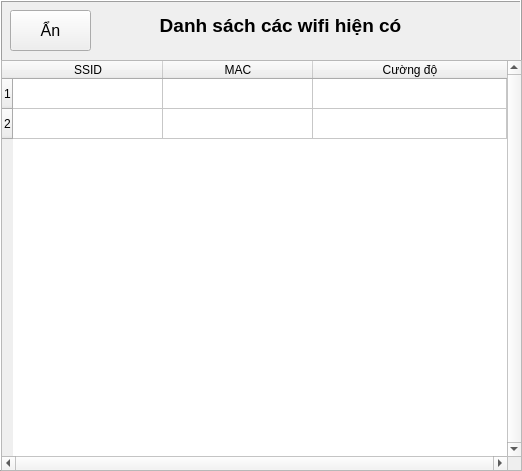
    <widget class="QFrame" name="frame_wifi">
     <property name="geometry">
      <rect>
       <x>369</x>
       <y>0</y>
       <width>522</width>
       <height>471</height>
      </rect>
     </property>
     <property name="autoFillBackground">
      <bool>true</bool>
     </property>
     <property name="frameShape">
      <enum>QFrame::Box</enum>
     </property>
     <property name="frameShadow">
      <enum>QFrame::Raised</enum>
     </property>
     <widget class="QPushButton" name="bt_backWifi">
      <property name="geometry">
       <rect>
        <x>10</x>
        <y>10</y>
        <width>81</width>
        <height>41</height>
       </rect>
      </property>
      <property name="font">
       <font>
        <pointsize>12</pointsize>
        <weight>50</weight>
        <bold>false</bold>
       </font>
      </property>
      <property name="text">
       <string>Ẩn</string>
      </property>
     </widget>
     <widget class="QLabel" name="lb_listWifi">
      <property name="geometry">
       <rect>
        <x>140</x>
        <y>10</y>
        <width>281</width>
        <height>31</height>
       </rect>
      </property>
      <property name="font">
       <font>
        <pointsize>14</pointsize>
        <weight>75</weight>
        <bold>true</bold>
       </font>
      </property>
      <property name="autoFillBackground">
       <bool>false</bool>
      </property>
      <property name="frameShape">
       <enum>QFrame::NoFrame</enum>
      </property>
      <property name="lineWidth">
       <number>1</number>
      </property>
      <property name="midLineWidth">
       <number>0</number>
      </property>
      <property name="text">
       <string>Danh sách các wifi hiện có</string>
      </property>
      <property name="scaledContents">
       <bool>false</bool>
      </property>
      <property name="alignment">
       <set>Qt::AlignCenter</set>
      </property>
      <property name="wordWrap">
       <bool>false</bool>
      </property>
      <property name="openExternalLinks">
       <bool>false</bool>
      </property>
     </widget>
     <widget class="QTableWidget" name="tb_listWifi">
      <property name="geometry">
       <rect>
        <x>1</x>
        <y>60</y>
        <width>521</width>
        <height>411</height>
       </rect>
      </property>
      <property name="sizePolicy">
       <sizepolicy hsizetype="Expanding" vsizetype="Expanding">
        <horstretch>0</horstretch>
        <verstretch>0</verstretch>
       </sizepolicy>
      </property>
      <property name="verticalScrollBarPolicy">
       <enum>Qt::ScrollBarAlwaysOn</enum>
      </property>
      <property name="horizontalScrollBarPolicy">
       <enum>Qt::ScrollBarAlwaysOn</enum>
      </property>
      <property name="showGrid">
       <bool>true</bool>
      </property>
      <property name="gridStyle">
       <enum>Qt::SolidLine</enum>
      </property>
      <property name="sortingEnabled">
       <bool>false</bool>
      </property>
      <property name="wordWrap">
       <bool>true</bool>
      </property>
      <property name="cornerButtonEnabled">
       <bool>true</bool>
      </property>
      <property name="rowCount">
       <number>2</number>
      </property>
      <property name="columnCount">
       <number>3</number>
      </property>
      <attribute name="horizontalHeaderMinimumSectionSize">
       <number>20</number>
      </attribute>
      <attribute name="horizontalHeaderDefaultSectionSize">
       <number>150</number>
      </attribute>
      <attribute name="horizontalHeaderStretchLastSection">
       <bool>true</bool>
      </attribute>
      <attribute name="verticalHeaderDefaultSectionSize">
       <number>30</number>
      </attribute>
      <row/>
      <row/>
      <column>
       <property name="text">
        <string>SSID</string>
       </property>
      </column>
      <column>
       <property name="text">
        <string>MAC</string>
       </property>
      </column>
      <column>
       <property name="text">
        <string>Cường độ</string>
       </property>
      </column>
      <item row="0" column="0">
       <property name="text">
        <string/>
       </property>
       <property name="textAlignment">
        <set>AlignCenter</set>
       </property>
      </item>
      <item row="0" column="2">
       <property name="text">
        <string/>
       </property>
       <property name="textAlignment">
        <set>AlignCenter</set>
       </property>
      </item>
      <item row="1" column="0">
       <property name="text">
        <string/>
       </property>
       <property name="textAlignment">
        <set>AlignCenter</set>
       </property>
      </item>
      <item row="1" column="2">
       <property name="text">
        <string/>
       </property>
       <property name="textAlignment">
        <set>AlignCenter</set>
       </property>
      </item>
     </widget>
    </widget>
